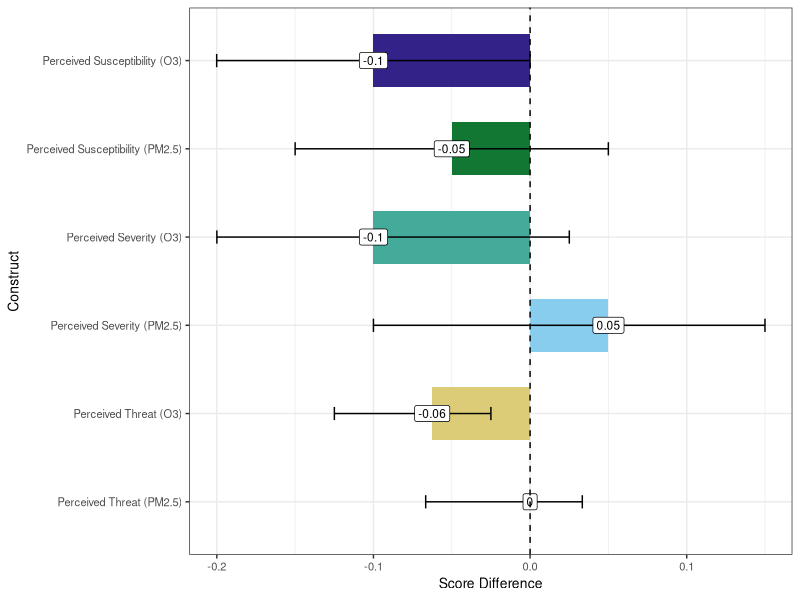
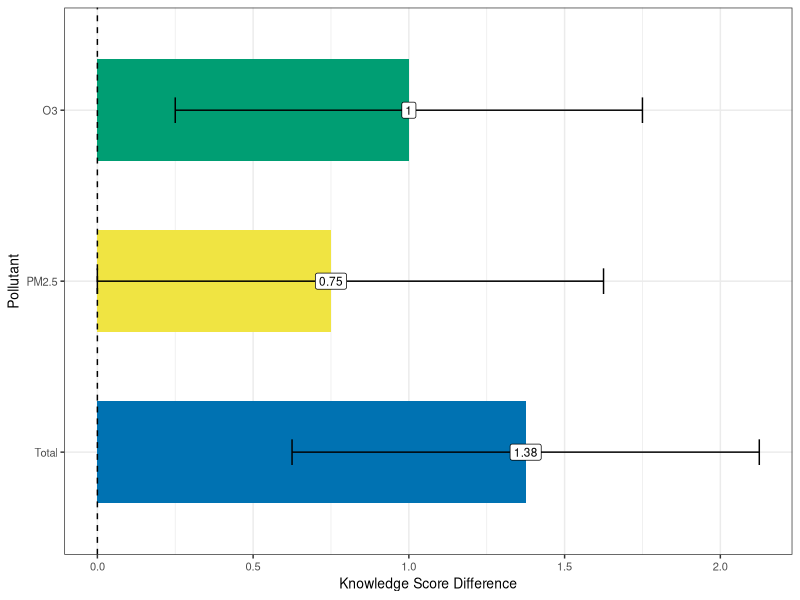
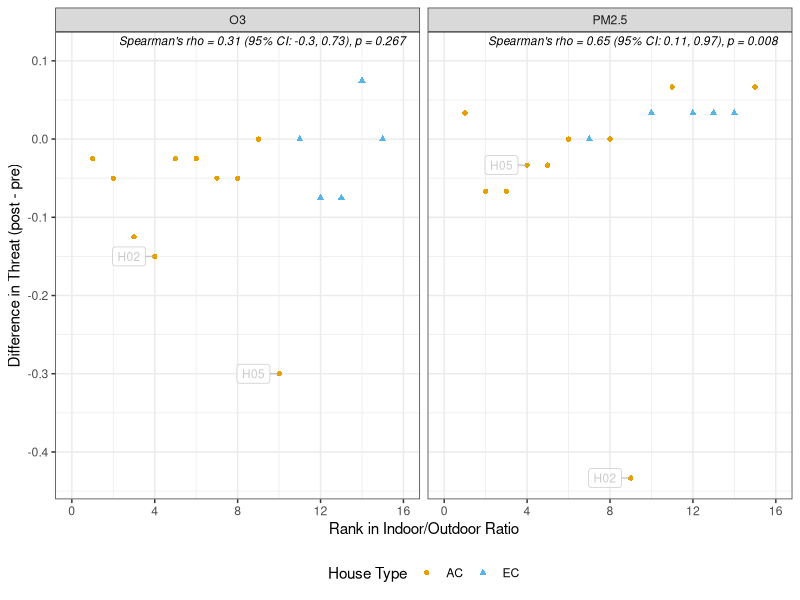
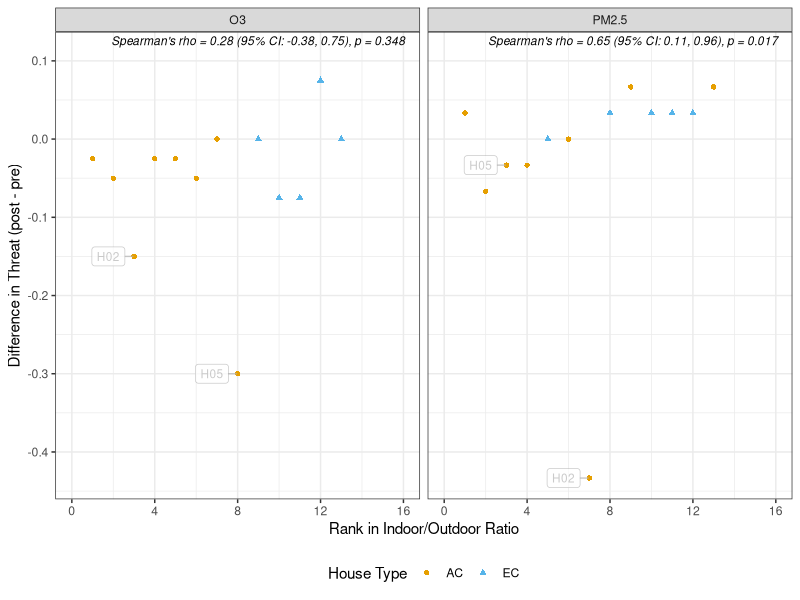
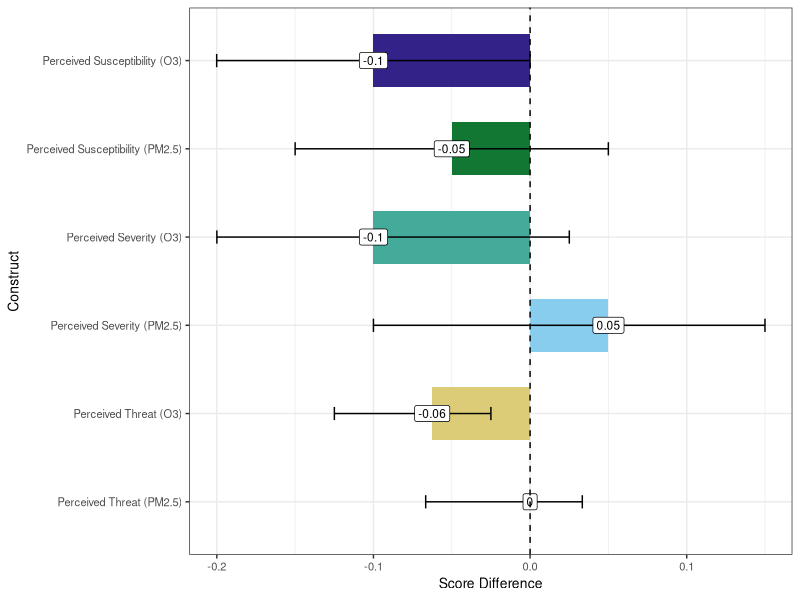
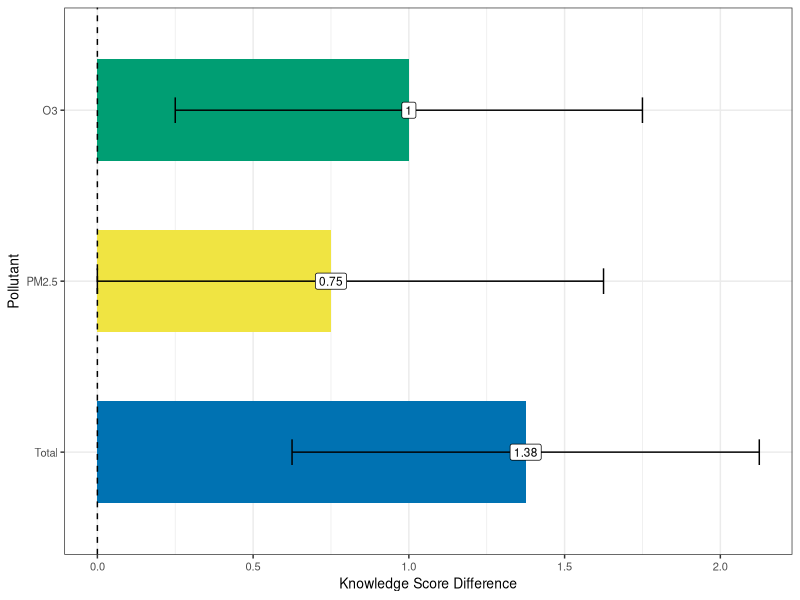
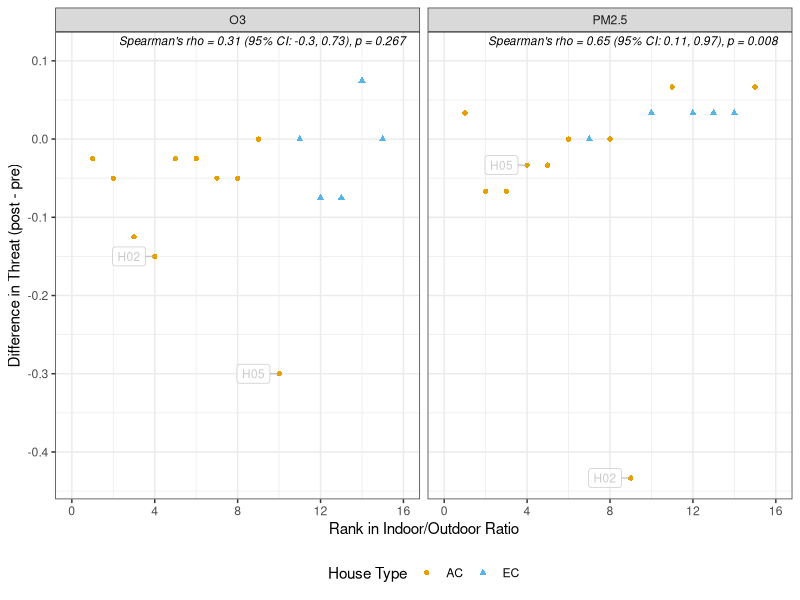
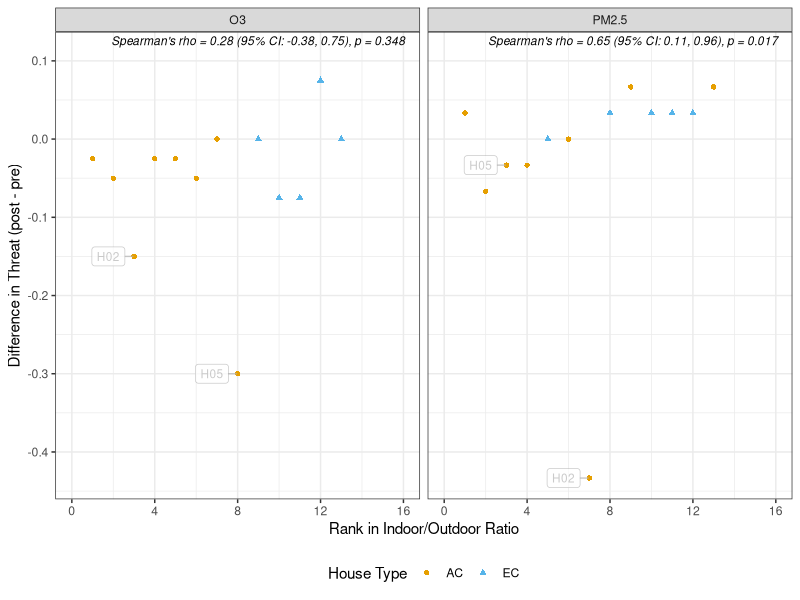

Reproduce these figures in R, in order.
## ---- chunk 1
library(tidyverse)
library(coin)
library(knitr)
library(kableExtra)
library(VIM)
library(ggrepel)
## ---- chunk 2
df_raw <- read_csv("./Processed Data/survey_aq_data.csv") |>
  mutate(Score_mod = case_when(
    QuestionID %in% c('Q01','Q02','Q03','Q04','Q05','Q06','Q07','Q08') &
      HouseID == "H29" & Survey == "Post_Intervention" ~ NA,
    TRUE ~ Score_mod
  ))

fa_df <- df_raw %>%
  select(HouseID, Survey, QuestionID, Score_mod) %>%
  filter(QuestionID %in% paste0("Q", sprintf("%02d", 9:22))) %>%
  pivot_wider(id_cols = c(HouseID, Survey), names_from = QuestionID, values_from = Score_mod) %>%
  filter(HouseID != "H29")

fa_df_imputed <- kNN(fa_df %>% dplyr::select(-c(HouseID, Survey))) %>%
  select(1:(ncol(fa_df)-2)) %>%
  mutate(HouseID = fa_df$HouseID,
         Survey = fa_df$Survey)

groups <- df_raw %>%
  filter(!QuestionID %in% c("Q23", "Q24")) %>% # duplicate quesitons
  select(QuestionID, Construct) %>%
  distinct(.keep_all = TRUE) %>%
  group_by(Construct) %>%
  summarize(QuestionIDs = list(QuestionID)) %>%
  ungroup()

sevo3_qs <- groups %>% filter(Construct == "Perceived Severity (O3)") %>% pull(QuestionIDs)
sevpm_qs <- groups %>% filter(Construct == "Perceived Severity (PM2.5)") %>% pull(QuestionIDs)
suso3_qs <- groups %>% filter(Construct == "Perceived Susceptibility (O3)") %>% pull(QuestionIDs)
suspm_qs <- groups %>% filter(Construct == "Perceived Susceptibility (PM2.5)") %>%
  pull(QuestionIDs)
## ---- chunk 3
wilcoxon_score_analysis <- function(qs, construct_name) {

  total_possible <- length(qs)*5

  test2_df <- fa_df_imputed %>%
    select(HouseID, Survey, all_of(qs)) %>%
    mutate(total_score = rowSums(across(all_of(qs)))) %>%
    select(HouseID, Survey, total_score) %>%
    pivot_wider(id_cols = HouseID,
                names_from = Survey,
                values_from = total_score) %>%
    mutate(Post_Intervention = Post_Intervention/total_possible,
           Pre_Intervention = Pre_Intervention/total_possible,
      difference = Post_Intervention - Pre_Intervention)

  # wilcoxsign_test is coin's paired (signed-rank) test: it takes the two
  # paired columns directly, no long-format value/group reshaping needed.
  test <- wilcoxsign_test(Post_Intervention ~ Pre_Intervention,
                           data = test2_df,
                           distribution = "exact")

  # conf.int = TRUE requires a coin version that supports it for
  # wilcoxsign_test; fall back to base wilcox.test's Hodges-Lehmann CI
  # (same estimand) if the installed coin version doesn't support it.
  ci_est <- tryCatch({
    test_ci <- wilcoxsign_test(Post_Intervention ~ Pre_Intervention,
                                data = test2_df,
                                distribution = "exact",
                                conf.int = TRUE)
    ci_out <- confint(test_ci)
    list(estimate = unname(ci_out$estimate), ci = ci_out$conf.int)
  }, error = function(e) {
    wt <- wilcox.test(test2_df$Post_Intervention, test2_df$Pre_Intervention,
                       paired = TRUE, conf.int = TRUE, exact = TRUE)
    list(estimate = unname(wt$estimate), ci = wt$conf.int)
  })

  # coin test objects are S4 - use statistic()/pvalue(), not $statistic/$p.value.
  list(
    Construct = construct_name,
    data = test2_df,
    n = sum(!is.na(test2_df$difference)),
    pre_score = mean(test2_df$Pre_Intervention, na.rm = TRUE),
    post_score = mean(test2_df$Post_Intervention, na.rm = TRUE),
    z_stat = coin::statistic(test),
    p_value = coin::pvalue(test),
    median_diff = median(test2_df$difference, na.rm = TRUE),
    estimate = ci_est$estimate,
    ci = ci_est$ci
  )
}

construct_qs <- list(
  "Perceived Severity (O3)" = sevo3_qs[[1]],
  "Perceived Susceptibility (O3)" = suso3_qs[[1]],
  "Perceived Threat (O3)" = c(sevo3_qs[[1]], suso3_qs[[1]]),
  "Perceived Severity (PM2.5)" = sevpm_qs[[1]],
  "Perceived Susceptibility (PM2.5)" = suspm_qs[[1]],
  "Perceived Threat (PM2.5)" = c(sevpm_qs[[1]], suspm_qs[[1]])
)

results <- lapply(names(construct_qs), function(con) {
  wilcoxon_score_analysis(construct_qs[[con]], con)
})

raw_p <- sapply(results, function(x) x$p_value)

# Holm correction applied separately within each pollutant, not across all 6
# constructs together - ave() splits raw_p by pollutant, runs p.adjust on
# each subset, then recombines in the original construct order.
pollutant <- case_when(
  str_detect(sapply(results, function(x) x$Construct), "O3") ~ "O3",
  str_detect(sapply(results, function(x) x$Construct), "PM2.5") ~ "PM2.5",
  TRUE ~ NA_character_
)
adj_p <- ave(raw_p, pollutant, FUN = function(p) p.adjust(p, method = "holm"))

summary_table <- bind_rows(lapply(seq_along(results), function(i) {
  x <- results[[i]]
  data.frame(
    Construct = x$Construct,
    N = x$n,
    `Pre Survey Score` = round(x$pre_score, 2),
    `Post Survey Score` = round(x$post_score, 2),
    `Median Difference` = round(x$median_diff, 2),
    `Hodges-Lehmann Estimate` = round(x$estimate, 2),
    `Z-stat` = round(x$z_stat, 2),
    `P-value` = round(raw_p[i], 3),
    `Adj. P-value` = round(adj_p[i], 3),
    `95% CI` = paste0("(", round(x$ci[1], 2), ", ", round(x$ci[2], 2), ")"),
    Pollutant = pollutant[i],
    check.names = FALSE
  )
}))

summary_table <- summary_table %>%
  arrange(Pollutant, Construct)

write_csv(summary_table |> select(-Pollutant),'./Processed Data/wilcox_diff_risk_constructs.csv')

# pack_rows needs consecutive run-lengths per group, in the order rows
# appear after arrange() above (O3 rows first, then PM2.5 rows)
group_index <- rle(summary_table$Pollutant)
group_index <- setNames(group_index$lengths, group_index$values)

tbl_grouped <- summary_table %>%
  select(-Pollutant) %>%
  kable(row.names = FALSE,
        booktabs = TRUE,
        caption = "Wilcoxon Signed-Rank Tests by Pollutant and Construct") %>%
  kable_styling(latex_options = "hold_position", font_size = 9, full_width = FALSE) %>%
  pack_rows(index = group_index)

tbl_grouped
## ---- chunk 4
okabe_ito <- c("#E69F00", "#56B4E9", "#009E73", "#F0E442",
               "#0072B2", "#D55E00", "#CC79A7", "#000000",
               "#332288", "#117733", "#44AA99", "#88CCEE",
               "#DDCC77", "#882255")

risk_graphic_df <- bind_rows(lapply(results, function(x) {
  data.frame(
    Construct = x$Construct,
    Estimate = x$estimate,
    ci_lower = x$ci[1],
    ci_upper = x$ci[2]
  )
}))

risk_graphic_df$Construct <- factor(risk_graphic_df$Construct,
  levels = c("Perceived Susceptibility (O3)", "Perceived Susceptibility (PM2.5)",
             "Perceived Severity (O3)", "Perceived Severity (PM2.5)",
             "Perceived Threat (O3)", "Perceived Threat (PM2.5)"), ordered = TRUE)

construct_diff_wilcox_plt <- ggplot(risk_graphic_df, aes(y = Construct, x = Estimate, fill = Construct)) +
  geom_col(width = 0.6) +
  geom_errorbar(
    aes(xmin = ci_lower, xmax = ci_upper),
    width = 0.15,
    linewidth = .5
  ) +
  geom_label(aes(y = Construct, x = Estimate, label = round(Estimate, digits = 2)),
             fill = 'white', size = 3) +
  geom_vline(xintercept = 0, linetype = "dashed", linewidth = 0.5) +
  labs(
    x = "Score Difference",
    y = "Construct"
  ) +
  theme_bw() +
  scale_fill_manual(values = okabe_ito[9:14], name = "House Type") +
  theme(legend.position = 'none',
        axis.text = element_text(size = 8),
        axis.title = element_text(size = 10)) +
  scale_y_discrete(limits = rev)

construct_diff_wilcox_plt

ggsave("./Graphics/Fig2_construct_difference_wilcox_plot.tiff", construct_diff_wilcox_plt,
       dpi = 600, units = 'in', width = 4, height = 4)
## ---- chunk 5
# Changes single response questions from -1 to 0
qs_not_to_change <- c("Q04", "Q08")

# overall knowledge
knowledge_df <- df_raw %>%
  filter(Construct_general == "Knowledge") %>%
  select(HouseID, Survey, QuestionID, Score_mod) %>%
  mutate(Score_mod = case_when(!QuestionID %in% qs_not_to_change & Score_mod == -1 ~ 0,
                               TRUE ~ Score_mod)) %>%
  group_by(HouseID, Survey) %>%
  summarize(score = sum(Score_mod)) %>%
  ungroup() %>%
  pivot_wider(id_cols = HouseID,
              names_from = Survey,
              values_from = score) %>%
  mutate(difference = Post_Intervention - Pre_Intervention)

knowledgeo3_qs <- groups %>% filter(Construct == "Knowledge (O3)") %>% pull(QuestionIDs)
knowledgepm_qs <- groups %>% filter(Construct == "Knowledge (PM2.5)") %>% pull(QuestionIDs)

# o3 knowledge
knowledge03_df <- df_raw %>%
  select(HouseID, Survey, QuestionID, Score_mod) %>%
  mutate(Score_mod = case_when(!QuestionID %in% qs_not_to_change & Score_mod == -1 ~ 0,
                               TRUE ~ Score_mod)) %>%
  filter(QuestionID %in% knowledgeo3_qs[[1]]) %>%
  group_by(HouseID, Survey) %>%
  summarize(score = sum(Score_mod)) %>%
  ungroup() %>%
  pivot_wider(id_cols = HouseID,
              names_from = Survey,
              values_from = score) %>%
  mutate(difference = Post_Intervention - Pre_Intervention)

# pm2.5 knowledge
knowledgepm_df <- df_raw %>%
  select(HouseID, Survey, QuestionID, Score_mod) %>%
  mutate(Score_mod = case_when(!QuestionID %in% qs_not_to_change & Score_mod == -1 ~ 0,
                               TRUE ~ Score_mod)) %>%
  filter(QuestionID %in% knowledgepm_qs[[1]]) %>%
  group_by(HouseID, Survey) %>%
  summarize(score = sum(Score_mod)) %>%
  ungroup() %>%
  pivot_wider(id_cols = HouseID,
              names_from = Survey,
              values_from = score) %>%
  mutate(difference = Post_Intervention - Pre_Intervention)

# Paired Wilcoxon signed-rank test on a Pre/Post/difference df, mirroring
# wilcoxon_score_analysis() above but without the total_possible normalization
# (knowledge scores here are raw summed points, same as the t-test version).
wilcoxon_knowledge_test <- function(df) {
  test <- wilcoxsign_test(Post_Intervention ~ Pre_Intervention,
                           data = df,
                           distribution = "exact")

  ci_est <- tryCatch({
    test_ci <- wilcoxsign_test(Post_Intervention ~ Pre_Intervention,
                                data = df,
                                distribution = "exact",
                                conf.int = TRUE)
    ci_out <- confint(test_ci)
    list(estimate = unname(ci_out$estimate), ci = ci_out$conf.int)
  }, error = function(e) {
    wt <- wilcox.test(df$Post_Intervention, df$Pre_Intervention,
                       paired = TRUE, conf.int = TRUE, exact = TRUE)
    list(estimate = unname(wt$estimate), ci = wt$conf.int)
  })

  list(
    n = sum(!is.na(df$difference)),
    pre_score = mean(df$Pre_Intervention, na.rm = TRUE),
    post_score = mean(df$Post_Intervention, na.rm = TRUE),
    z_stat = coin::statistic(test),
    p_value = coin::pvalue(test),
    median_diff = median(df$difference, na.rm = TRUE),
    estimate = ci_est$estimate,
    ci = ci_est$ci
  )
}

knowledge_test <- wilcoxon_knowledge_test(knowledge_df)
knowledge_o3test <- wilcoxon_knowledge_test(knowledge03_df)
knowledge_pmtest <- wilcoxon_knowledge_test(knowledgepm_df)

knowledge_raw_p <- c(knowledge_o3test$p_value, knowledge_pmtest$p_value, knowledge_test$p_value)
knowledge_adj_p <- p.adjust(knowledge_raw_p, method = "holm")

knowledge_table_df <- data.frame(
  Pollutant = c("O3", "PM2.5", "Total"),

  N = c(knowledge_o3test$n, knowledge_pmtest$n, knowledge_test$n),

  `Pre Survey Score` = round(c(knowledge_o3test$pre_score, knowledge_pmtest$pre_score, knowledge_test$pre_score), 2),

  `Post Survey Score` = round(c(knowledge_o3test$post_score, knowledge_pmtest$post_score, knowledge_test$post_score), 2),

  `Median Difference` = round(c(knowledge_o3test$median_diff, knowledge_pmtest$median_diff, knowledge_test$median_diff), 2),

  `Hodges-Lehmann Estimate` = round(c(knowledge_o3test$estimate, knowledge_pmtest$estimate, knowledge_test$estimate), 2),

  `Z-stat` = round(c(knowledge_o3test$z_stat, knowledge_pmtest$z_stat, knowledge_test$z_stat), 2),

  `P-value` = round(knowledge_raw_p, 3),

  `Adj. P-value` = round(knowledge_adj_p, 3),

  `95% CI` = c(
    paste0("(", round(knowledge_o3test$ci[1], 2), ", ", round(knowledge_o3test$ci[2], 2), ")"),
    paste0("(", round(knowledge_pmtest$ci[1], 2), ", ", round(knowledge_pmtest$ci[2], 2), ")"),
    paste0("(", round(knowledge_test$ci[1], 2), ", ", round(knowledge_test$ci[2], 2), ")")
  ),

  check.names = FALSE
)

options(knitr.kable.NA = '--')
tbl2_wilcox <- knowledge_table_df %>%
  kable(
    row.names = FALSE,
    digits = 4,
    booktabs = TRUE,
    caption = "Wilcoxon Signed-Rank Tests of Pre- vs Post-Intervention Knowledge Differences by Pollutant"
  ) %>%
  kable_styling(latex_options = "hold_position",
                font_size = 9,
                full_width = FALSE) %>%
  row_spec(0, extra_css = "font-family: Arial;")
tbl2_wilcox

write_csv(knowledge_table_df, './Processed Data/wilcox_diff_knowledge.csv')

knowledge_graph_df <- tibble(
  Pollutant = c("O3", "PM2.5", "Total"),
  Estimate = c(knowledge_o3test$estimate, knowledge_pmtest$estimate, knowledge_test$estimate),
  ci_lower = c(knowledge_o3test$ci[1], knowledge_pmtest$ci[1], knowledge_test$ci[1]),
  ci_upper = c(knowledge_o3test$ci[2], knowledge_pmtest$ci[2], knowledge_test$ci[2]),
)

knowledge_dif_wilcox_plt <- ggplot(knowledge_graph_df, aes(y = Pollutant, x = Estimate, fill = Pollutant)) +
  geom_col(width = 0.6) +
  geom_errorbar(
    aes(xmin = ci_lower, xmax = ci_upper),
    width = 0.15,
    linewidth = .5
  ) +
  geom_label(aes(y = Pollutant, x = Estimate, label = round(Estimate, digits = 2)), fill = 'white', size = 3) +
  geom_vline(xintercept = 0, linetype = "dashed", linewidth = 0.5) +
  labs(
    x = "Knowledge Score Difference",
    y = "Pollutant"
  ) +
  theme_bw() +
  scale_fill_manual(values = okabe_ito[3:5], name = "House Type") +
  theme(legend.position = 'none',
        axis.text = element_text(size = 8),
        axis.title = element_text(size = 10)) +
  scale_y_discrete(limits = rev)

knowledge_dif_wilcox_plt

ggsave("./Graphics/Fig4_knowledge_difference_wilcox_plot.tiff", knowledge_dif_wilcox_plt,
       dpi = 600, units = 'in', width = 3, height = 3)
## ---- chunk 6
metadata <- df_raw %>%
  filter(QuestionID == "Q25", Survey == "Pre_Intervention") %>%
  select(HouseID, ac.type, mean_IO_PM_Summer, mean_IO_O3_Summer)

get_construct_diff <- function(construct_name) {
  results[[which(sapply(results, `[[`, "Construct") == construct_name)]]$data %>%
    select(HouseID, score = difference)
}

threat_diff_by_pollutant <- bind_rows(
  get_construct_diff("Perceived Threat (O3)") %>% mutate(pollutant = "O3"),
  get_construct_diff("Perceived Threat (PM2.5)") %>% mutate(pollutant = "PM2.5")
) %>%
  left_join(metadata, by = "HouseID") %>%
  mutate(IO_ratio = if_else(pollutant == "O3", mean_IO_O3_Summer, mean_IO_PM_Summer)) %>%
  select(HouseID, ac.type, pollutant, score, IO_ratio)

threat_diff_by_pollutant_order <- threat_diff_by_pollutant %>%
  filter(!is.na(score)) %>%
  group_by(pollutant) %>%
  mutate(IO_order = dense_rank(IO_ratio)) %>%
  ungroup()

# Bootstrap percentile CI for Spearman's rho (nonparametric, consistent with
# the rank-based tests used elsewhere in this document) since cor.test()
# doesn't provide a CI for method = "spearman".
spearman_stats <- threat_diff_by_pollutant_order %>%
  filter(!is.na(IO_ratio)) %>%
  group_split(pollutant) %>%
  map_dfr(function(d) {
    ct <- cor.test(d$score, d$IO_ratio, method = "spearman", exact = FALSE)
    boot_fn <- function(data, indices) {
      cor(data$score[indices], data$IO_ratio[indices], method = "spearman")
    }
    set.seed(3) # for reproducibility

    # ci for bootstrap percentile interval. Bootstrapping keeps everything nonparametric / rank-based, so that it stays consistent with the Wilcoxon test methodologies
    b <- boot::boot(d, boot_fn, R = 2000)
    ci <- boot::boot.ci(b, type = "perc")$percent[4:5]
    tibble(
      pollutant = unique(d$pollutant),
      rho = unname(ct$estimate),
      p_val = ct$p.value,
      ci_lower = ci[1],
      ci_upper = ci[2]
    )
  })

spearman_label <- spearman_stats %>%
  mutate(label = paste0(
    "Spearman's rho = ", round(rho, 2),
    " (95% CI: ", round(ci_lower, 2), ", ", round(ci_upper, 2), "), ",
    "p = ", round(p_val, 3)
  ))

set.seed(3)
IO_vs_diff_threat_order_plt <- ggplot(threat_diff_by_pollutant_order, aes(y = score, x = IO_order)) +
  geom_point(aes(shape = ac.type, color = ac.type)) +
  facet_grid(. ~ pollutant, scales = "free_y") +
  geom_text(data = spearman_label, aes(label = label),
            x = Inf, y = Inf, hjust = 1.05, vjust = 1.5,
            size = 3, fontface = "italic", inherit.aes = FALSE) +
  geom_label_repel(
    data = threat_diff_by_pollutant_order %>%
      filter(HouseID %in% c('H02', 'H05')),
    aes(label = HouseID),
    size = 3,
    nudge_x = -1,
    min.segment.length = .2,
    segment.color = "grey70",
    color = 'grey70',
    box.padding = 0.4,
    show.legend = FALSE,
    alpha = 0.7,
    seed = 5
  ) +
  labs(
    y = "Difference in Threat (post - pre)",
    x = "Rank in Indoor/Outdoor Ratio",
    color = "Home Type",
    shape = "Home Type"
  ) +
  theme_bw() +
  theme(legend.position = "bottom") +
  expand_limits(y = 0.11) +
  scale_x_continuous(limits = c(0, 16), breaks = seq(0, 16, by = 4)) +
  scale_color_manual(values = okabe_ito, name = "House Type") +
  scale_shape_manual(values = c(16, 17), name = "House Type")

IO_vs_diff_threat_order_plt

ggsave(width = 7, height = 4, dpi = 600, units = "in", bg = "white",
       filename = "./Graphics/Fig5_IO_vs_diff_threat_order.tiff")
## ---- chunk 7
fa_df_imputed_full <- fa_df_imputed

house_types <- metadata %>% filter(!is.na(ac.type)) %>% distinct(ac.type) %>% pull(ac.type)

results_by_house_type <- list()

for (type in house_types) {
  type_houses <- metadata %>% filter(ac.type == type) %>% pull(HouseID)

  # Reassigning fa_df_imputed here (top-level, inside the for loop body) is
  # what wilcoxon_score_analysis() actually reads on each call below
  fa_df_imputed <- fa_df_imputed_full %>% filter(HouseID %in% type_houses)

  type_results <- lapply(names(construct_qs), function(con) {
    res <- wilcoxon_score_analysis(construct_qs[[con]], con)
    res$HouseType <- type
    res
  })

  results_by_house_type <- c(results_by_house_type, type_results)
}

fa_df_imputed <- fa_df_imputed_full  # restore full imputed set afterward

raw_p_at <- sapply(results_by_house_type, function(x) x$p_value)

pollutant_at <- case_when(
  str_detect(sapply(results_by_house_type, function(x) x$Construct), "O3") ~ "O3",
  str_detect(sapply(results_by_house_type, function(x) x$Construct), "PM2.5") ~ "PM2.5",
  TRUE ~ NA_character_
)
housetype_at <- sapply(results_by_house_type, function(x) x$HouseType)

# Holm correction within each House Type x Pollutant group (3 tests each),
# extending the pollutant-only grouping convention used for the main table
adj_group_at <- paste(housetype_at, pollutant_at)
adj_p_at <- ave(raw_p_at, adj_group_at, FUN = function(p) p.adjust(p, method = "holm"))

summary_table_by_actype <- bind_rows(lapply(seq_along(results_by_house_type), function(i) {
  x <- results_by_house_type[[i]]
  data.frame(
    `House Type` = x$HouseType,
    Construct = x$Construct,
    N = x$n,
    `Pre Survey Score` = round(x$pre_score, 2),
    `Post Survey Score` = round(x$post_score, 2),
    `Median Difference` = round(x$median_diff, 2),
    `Hodges-Lehmann Estimate` = round(x$estimate, 2),
    `Z-stat` = round(x$z_stat, 2),
    `P-value` = round(raw_p_at[i], 3),
    `Adj. P-value` = round(adj_p_at[i], 3),
    `95% CI` = paste0("(", round(x$ci[1], 2), ", ", round(x$ci[2], 2), ")"),
    Pollutant = pollutant_at[i],
    check.names = FALSE
  )
})) %>%
  arrange(`House Type`, Pollutant, Construct)

write_csv(summary_table_by_actype |> select(-Pollutant), './Processed Data/wilcox_diff_risk_constructs_by_actype.csv')

group_index_at <- rle(summary_table_by_actype$`House Type`)
group_index_at <- setNames(group_index_at$lengths, group_index_at$values)

tbl_grouped_by_actype <- summary_table_by_actype %>%
  select(-Pollutant) %>%
  kable(row.names = FALSE,
        booktabs = TRUE,
        caption = "Wilcoxon Signed-Rank Tests by House Type, Pollutant, and Construct") %>%
  kable_styling(latex_options = "hold_position", font_size = 9, full_width = FALSE) %>%
  pack_rows(index = group_index_at)

tbl_grouped_by_actype
## ---- chunk 8
# Overwrite the fa_df_imputed so that it doesn't do the KNN imputation
fa_df_imputed <- fa_df %>%
  filter(!HouseID %in% c("H06", "H33"))

results_no_impute <- lapply(names(construct_qs), function(con) {
  wilcoxon_score_analysis(construct_qs[[con]], con)
})

raw_p_ni <- sapply(results_no_impute, function(x) x$p_value)

pollutant_ni <- case_when(
  str_detect(sapply(results_no_impute, function(x) x$Construct), "O3") ~ "O3",
  str_detect(sapply(results_no_impute, function(x) x$Construct), "PM2.5") ~ "PM2.5",
  TRUE ~ NA_character_
)
adj_p_ni <- ave(raw_p_ni, pollutant_ni, FUN = function(p) p.adjust(p, method = "holm"))

summary_table_no_impute <- bind_rows(lapply(seq_along(results_no_impute), function(i) {
  x <- results_no_impute[[i]]
  data.frame(
    Construct = x$Construct,
    N = x$n,
    `Pre Survey Score` = round(x$pre_score, 2),
    `Post Survey Score` = round(x$post_score, 2),
    `Median Difference` = round(x$median_diff, 2),
    `Hodges-Lehmann Estimate` = round(x$estimate, 2),
    `Z-stat` = round(x$z_stat, 2),
    `P-value` = round(raw_p_ni[i], 3),
    `Adj. P-value` = round(adj_p_ni[i], 3),
    `95% CI` = paste0("(", round(x$ci[1], 2), ", ", round(x$ci[2], 2), ")"),
    Pollutant = pollutant_ni[i],
    check.names = FALSE
  )
})) %>%
  arrange(Pollutant, Construct)

write_csv(summary_table_no_impute |> select(-Pollutant),'./Processed Data/wilcox_diff_risk_noKNN_constructs.csv')

group_index_ni <- rle(summary_table_no_impute$Pollutant)
group_index_ni <- setNames(group_index_ni$lengths, group_index_ni$values)

tbl_grouped_no_impute <- summary_table_no_impute %>%
  select(-Pollutant) %>%
  kable(row.names = FALSE,
        booktabs = TRUE,
        caption = "Wilcoxon Signed-Rank Tests by Pollutant and Construct (No KNN Imputation)") %>%
  kable_styling(latex_options = "hold_position", font_size = 9, full_width = FALSE) %>%
  pack_rows(index = group_index_ni)

tbl_grouped_no_impute
## ---- chunk 9
get_construct_diff_ni <- function(construct_name) {
  results_no_impute[[which(sapply(results_no_impute, `[[`, "Construct") == construct_name)]]$data %>%
    select(HouseID, score = difference)
}

threat_diff_by_pollutant_ni <- bind_rows(
  get_construct_diff_ni("Perceived Threat (O3)") %>% mutate(pollutant = "O3"),
  get_construct_diff_ni("Perceived Threat (PM2.5)") %>% mutate(pollutant = "PM2.5")
) %>%
  left_join(metadata, by = "HouseID") %>%
  mutate(IO_ratio = if_else(pollutant == "O3", mean_IO_O3_Summer, mean_IO_PM_Summer)) %>%
  select(HouseID, ac.type, pollutant, score, IO_ratio)

threat_diff_by_pollutant_order_ni <- threat_diff_by_pollutant_ni %>%
  filter(!is.na(score)) %>%
  group_by(pollutant) %>%
  mutate(IO_order = dense_rank(IO_ratio)) %>%
  ungroup()

spearman_stats_ni <- threat_diff_by_pollutant_order_ni %>%
  filter(!is.na(IO_ratio)) %>%
  group_split(pollutant) %>%
  map_dfr(function(d) {
    ct <- cor.test(d$score, d$IO_ratio, method = "spearman", exact = FALSE)
    boot_fn <- function(data, indices) {
      cor(data$score[indices], data$IO_ratio[indices], method = "spearman")
    }
    set.seed(3)
    b <- boot::boot(d, boot_fn, R = 2000)
    ci <- boot::boot.ci(b, type = "perc")$percent[4:5]
    tibble(
      pollutant = unique(d$pollutant),
      rho = unname(ct$estimate),
      p_val = ct$p.value,
      ci_lower = ci[1],
      ci_upper = ci[2]
    )
  })

spearman_label_ni <- spearman_stats_ni %>%
  mutate(label = paste0(
    "Spearman's rho = ", round(rho, 2),
    " (95% CI: ", round(ci_lower, 2), ", ", round(ci_upper, 2), "), ",
    "p = ", round(p_val, 3)
  ))

set.seed(3)
IO_vs_diff_threat_order_plt_ni <- ggplot(threat_diff_by_pollutant_order_ni, aes(y = score, x = IO_order)) +
  geom_point(aes(shape = ac.type, color = ac.type)) +
  facet_grid(. ~ pollutant, scales = "free_y") +
  geom_text(data = spearman_label_ni, aes(label = label),
            x = Inf, y = Inf, hjust = 1.05, vjust = 1.5,
            size = 3, fontface = "italic", inherit.aes = FALSE) +
  geom_label_repel(
    data = threat_diff_by_pollutant_order_ni %>%
      filter(HouseID %in% c('H02', 'H05')),
    aes(label = HouseID),
    size = 3,
    nudge_x = -1,
    min.segment.length = .2,
    segment.color = "grey70",
    color = 'grey70',
    box.padding = 0.4,
    show.legend = FALSE,
    alpha = 0.7,
    seed = 5
  ) +
  labs(
    y = "Difference in Threat (post - pre)",
    x = "Rank in Indoor/Outdoor Ratio",
    color = "Home Type",
    shape = "Home Type"
  ) +
  theme_bw() +
  theme(legend.position = "bottom") +
  expand_limits(y = 0.11) +
  scale_x_continuous(limits = c(0, 16), breaks = seq(0, 16, by = 4)) +
  scale_color_manual(values = okabe_ito, name = "House Type") +
  scale_shape_manual(values = c(16, 17), name = "House Type")

IO_vs_diff_threat_order_plt_ni

ggsave(width = 7, height = 4, dpi = 300, units = "in", bg = "white",
       filename = "./Graphics/IO_vs_diff_threat_order_no_impute.tiff")
